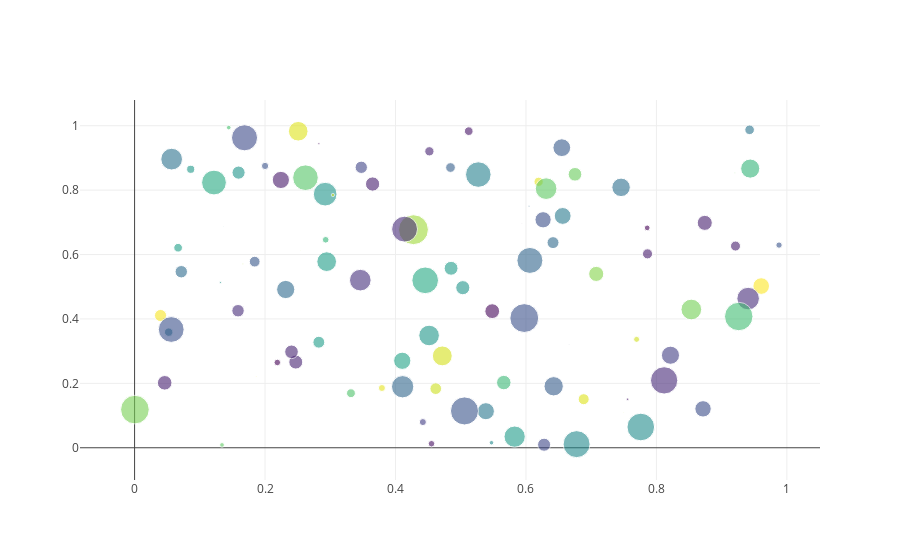

Write notebook code for a chart like this one.
### Code cell
fig = go.Figure()

fig.add_scatter(x=x,
                y=y,
                mode='markers',
                hovertext=ids,
                marker={'size': sz,
                        'color': colors,
                        'opacity': 0.6,
                        'colorscale': 'Viridis'})

iplot(fig)
